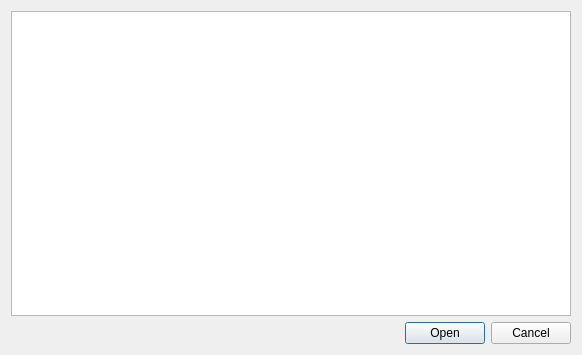
<?xml version="1.0" encoding="UTF-8"?>
<ui version="4.0">
 <class>FindAndOpenFileDialog</class>
 <widget class="QDialog" name="FindAndOpenFileDialog">
  <property name="geometry">
   <rect>
    <x>0</x>
    <y>0</y>
    <width>582</width>
    <height>355</height>
   </rect>
  </property>
  <property name="windowTitle">
   <string>Select file to open</string>
  </property>
  <layout class="QVBoxLayout" name="verticalLayout">
   <item>
    <widget class="QListView" name="fileList">
     <property name="editTriggers">
      <set>QAbstractItemView::NoEditTriggers</set>
     </property>
     <property name="alternatingRowColors">
      <bool>true</bool>
     </property>
    </widget>
   </item>
   <item>
    <widget class="QDialogButtonBox" name="buttonBox">
     <property name="orientation">
      <enum>Qt::Horizontal</enum>
     </property>
     <property name="standardButtons">
      <set>QDialogButtonBox::Cancel|QDialogButtonBox::Open</set>
     </property>
    </widget>
   </item>
  </layout>
 </widget>
 <resources/>
 <connections>
  <connection>
   <sender>buttonBox</sender>
   <signal>accepted()</signal>
   <receiver>FindAndOpenFileDialog</receiver>
   <slot>accept()</slot>
   <hints>
    <hint type="sourcelabel">
     <x>248</x>
     <y>254</y>
    </hint>
    <hint type="destinationlabel">
     <x>157</x>
     <y>274</y>
    </hint>
   </hints>
  </connection>
  <connection>
   <sender>buttonBox</sender>
   <signal>rejected()</signal>
   <receiver>FindAndOpenFileDialog</receiver>
   <slot>reject()</slot>
   <hints>
    <hint type="sourcelabel">
     <x>316</x>
     <y>260</y>
    </hint>
    <hint type="destinationlabel">
     <x>286</x>
     <y>274</y>
    </hint>
   </hints>
  </connection>
 </connections>
</ui>
